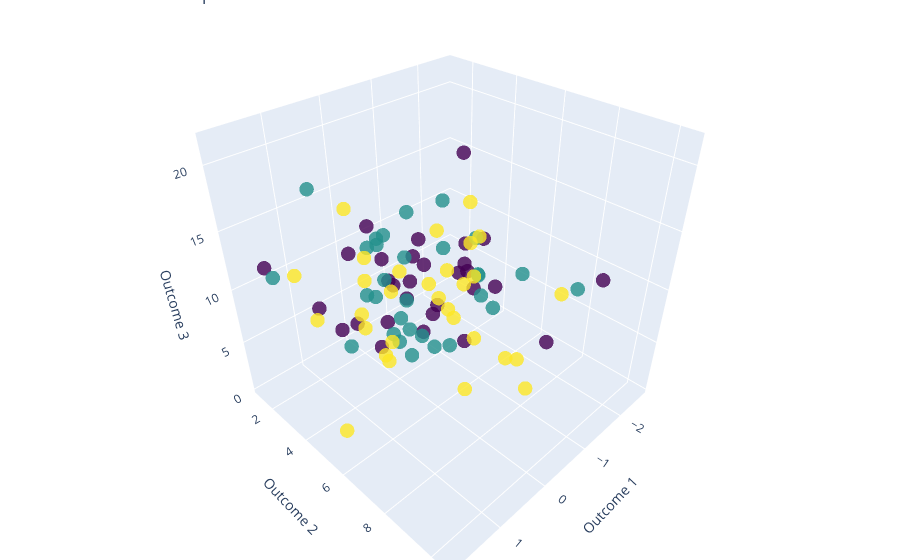

The notebook cell saved with this chart:
### Code cell
# 3D interactive scatter plot
fig = go.Figure()

factor1_ids = df['Factor1'].astype('category').cat.codes
factor2_ids = df['Factor2'].astype('category').cat.codes

fig.add_trace(go.Scatter3d(
    x=df['Outcome1'],
    y=df['Outcome2'],
    z=df['Outcome3'],
    mode='markers',
    marker=dict(
        size=5,
        color=factor1_ids,                
        colorscale='Viridis',             
        opacity=0.8
    ),
    text='Factor 1: ' + df['Factor1'] + ', Factor 2: ' + df['Factor2']  
))

fig.update_layout(
    title='3D Scatter Plot of Experimental Outcomes',
    scene=dict(
        xaxis_title='Outcome 1',
        yaxis_title='Outcome 2',
        zaxis_title='Outcome 3'
    ),
    margin=dict(l=0, r=0, b=0, t=0)
)

fig.show()

### Figure 1 — Plotly figure (JSON) as saved in the notebook; plotly's stock layout.template omitted (floating-point values rounded to 4 significant figures)
{"data": [{"marker": {"color": [0, 0, 0, 0, 0, 0, 0, 0, 0, 0, 0, 0, 0, 0, 0, 0, 0, 0, 0, 0, 0, 0, 0, 0, 0, 0, 0, 0, 0, 0, 1, 1, 1, 1, 1, 1, 1, 1, 1, 1, 1, 1, 1, 1, 1, 1, 1, 1, 1, 1, 1, 1, 1, 1, 1, 1, 1, 1, 1, 1, 2, 2, 2, 2, 2, 2, 2, 2, 2, 2, 2, 2, 2, 2, 2, 2, 2, 2, 2, 2, 2, 2, 2, 2, 2, 2, 2, 2, 2, 2], "colorscale": [[0, "#440154"], [0.1111, "#482878"], [0.2222, "#3e4989"], [0.3333, "#31688e"], [0.4444, "#26828e"], [0.5556, "#1f9e89"], [0.6667, "#35b779"], [0.7778, "#6ece58"], [0.8889, "#b5de2b"], [1, "#fde725"]], "opacity": 0.8, "size": 5}, "mode": "markers", "text": ["Factor 1: Level1, Factor 2: Duration 1", "Factor 1: Level1, Factor 2: Duration 1", "Factor 1: Level1, Factor 2: Duration 1", "Factor 1: Level1, Factor 2: Duration 1", "Factor 1: Level1, Factor 2: Duration 1", "Factor 1: Level1, Factor 2: Duration 1", "Factor 1: Level1, Factor 2: Duration 1", "Factor 1: Level1, Factor 2: Duration 1", "Factor 1: Level1, Factor 2: Duration 1", "Factor 1: Level1, Factor 2: Duration 1", "Factor 1: Level1, Factor 2: Duration 2", "Factor 1: Level1, Factor 2: Duration 2", "Factor 1: Level1, Factor 2: Duration 2", "Factor 1: Level1, Factor 2: Duration 2", "Factor 1: Level1, Factor 2: Duration 2", "Factor 1: Level1, Factor 2: Duration 2", "Factor 1: Level1, Factor 2: Duration 2", "Factor 1: Level1, Factor 2: Duration 2", "Factor 1: Level1, Factor 2: Duration 2", "Factor 1: Level1, Factor 2: Duration 2", "Factor 1: Level1, Factor 2: Duration 3", "Factor 1: Level1, Factor 2: Duration 3", "Factor 1: Level1, Factor 2: Duration 3", "Factor 1: Level1, Factor 2: Duration 3", "Factor 1: Level1, Factor 2: Duration 3", "Factor 1: Level1, Factor 2: Duration 3", "Factor 1: Level1, Factor 2: Duration 3", "Factor 1: Level1, Factor 2: Duration 3", "Factor 1: Level1, Factor 2: Duration 3", "Factor 1: Level1, Factor 2: Duration 3", "Factor 1: Level2, Factor 2: Duration 1", "Factor 1: Level2, Factor 2: Duration 1", "Factor 1: Level2, Factor 2: Duration 1", "Factor 1: Level2, Factor 2: Duration 1", "Factor 1: Level2, Factor 2: Duration 1", "Factor 1: Level2, Factor 2: Duration 1", "Factor 1: Level2, Factor 2: Duration 1", "Factor 1: Level2, Factor 2: Duration 1", "Factor 1: Level2, Factor 2: Duration 1", "Factor 1: Level2, Factor 2: Duration 1", "Factor 1: Level2, Factor 2: Duration 2", "Factor 1: Level2, Factor 2: Duration 2", "Factor 1: Level2, Factor 2: Duration 2", "Factor 1: Level2, Factor 2: Duration 2", "Factor 1: Level2, Factor 2: Duration 2", "Factor 1: Level2, Factor 2: Duration 2", "Factor 1: Level2, Factor 2: Duration 2", "Factor 1: Level2, Factor 2: Duration 2", "Factor 1: Level2, Factor 2: Duration 2", "Factor 1: Level2, Factor 2: Duration 2", "Factor 1: Level2, Factor 2: Duration 3", "Factor 1: Level2, Factor 2: Duration 3", "Factor 1: Level2, Factor 2: Duration 3", "Factor 1: Level2, Factor 2: Duration 3", "Factor 1: Level2, Factor 2: Duration 3", "Factor 1: Level2, Factor 2: Duration 3", "Factor 1: Level2, Factor 2: Duration 3", "Factor 1: Level2, Factor 2: Duration 3", "Factor 1: Level2, Factor 2: Duration 3", "Factor 1: Level2, Factor 2: Duration 3", "Factor 1: Level3, Factor 2: Duration 1", "Factor 1: Level3, Factor 2: Duration 1", "Factor 1: Level3, Factor 2: Duration 1", "Factor 1: Level3, Factor 2: Duration 1", "Factor 1: Level3, Factor 2: Duration 1", "Factor 1: Level3, Factor 2: Duration 1", "Factor 1: Level3, Factor 2: Duration 1", "Factor 1: Level3, Factor 2: Duration 1", "Factor 1: Level3, Factor 2: Duration 1", "Factor 1: Level3, Factor 2: Duration 1", "Factor 1: Level3, Factor 2: Duration 2", "Factor 1: Level3, Factor 2: Duration 2", "Factor 1: Level3, Factor 2: Duration 2", "Factor 1: Level3, Factor 2: Duration 2", "Factor 1: Level3, Factor 2: Duration 2", "Factor 1: Level3, Factor 2: Duration 2", "Factor 1: Level3, Factor 2: Duration 2", "Factor 1: Level3, Factor 2: Duration 2", "Factor 1: Level3, Factor 2: Duration 2", "Factor 1: Level3, Factor 2: Duration 2", "Factor 1: Level3, Factor 2: Duration 3", "Factor 1: Level3, Factor 2: Duration 3", "Factor 1: Level3, Factor 2: Duration 3", "Factor 1: Level3, Factor 2: Duration 3", "Factor 1: Level3, Factor 2: Duration 3", "Factor 1: Level3, Factor 2: Duration 3", "Factor 1: Level3, Factor 2: Duration 3", "Factor 1: Level3, Factor 2: Duration 3", "Factor 1: Level3, Factor 2: Duration 3", "Factor 1: Level3, Factor 2: Duration 3"], "type": "scatter3d", "x": [0.4967, -0.1383, 0.6477, 1.523, -0.2342, -0.2341, 1.579, 0.7674, -0.4695, 0.5426, -0.4634, -0.4657, 0.242, -1.913, -1.725, -0.5623, -1.013, 0.3142, -0.908, -1.412, 1.466, -0.2258, 0.06753, -1.425, -0.5444, 0.1109, -1.151, 0.3757, -0.6006, -0.2917, -0.6017, 1.852, -0.0135, -1.058, 0.8225, -1.221, 0.2089, -1.96, -1.328, 0.1969, 0.7385, 0.1714, -0.1156, -0.3011, -1.479, -0.7198, -0.4606, 1.057, 0.3436, -1.763, 0.3241, -0.3851, -0.6769, 0.6117, 1.031, 0.9313, -0.8392, -0.3092, 0.3313, 0.9755, -0.4792, -0.1857, -1.106, -1.196, 0.8125, 1.356, -0.07201, 1.004, 0.3616, -0.6451, 0.3614, 1.538, -0.03583, 1.565, -2.62, 0.8219, 0.08705, -0.299, 0.09176, -1.988, -0.2197, 0.3571, 1.478, -0.5183, -0.8085, -0.5018, 0.9154, 0.3288, -0.5298, 0.5133], "y": [5.194, 6.937, 3.596, 4.345, 4.216, 2.073, 5.592, 5.522, 5.01, 4.531, 2.169, 4.159, 4.315, 3.395, 4.677, 5.808, 8.772, 5.349, 5.515, 4.851, 1.162, 4.947, 5.12, 9.926, 4.615, 5.603, 4.931, 2.663, 7.286, 6.504, 6.582, 3.181, 7.806, 2.196, 6.174, 9.381, 3.019, 3.867, 5.199, 3.993, 1.899, 5.137, 2.875, 5.947, 3.161, 8.1, 3.433, 4.356, 6.627, 2.538, 5.455, 7.614, 1.785, 5.369, 5.52, 6.564, 2.526, 2.359, 6.044, 5.594, 5.501, 5.693, 3.64, 5.465, 5.586, 3.571, 8.732, 5.948, 2.617, 6.313, 3.051, 6.574, 7.317, 3.359, 6.927, 5.826, 6.644, 8.794, 4.509, 3.493, 3.221, 3.368, 4.846, 5.682, 5.553, 6.654, 5.026, 7.907, 4.471, 10.44], "z": [11.88, 7.429, 6.787, 11.45, 9.33, 12.14, 11.42, 9.782, 7.46, 5.455, 8.66, 12.57, 10.64, 6.263, 10.52, 11.16, 7.348, 10.46, 10.17, 6.571, 11.07, 11.68, 13.25, 13.16, 5.867, 7.187, 11.55, 11.54, 11.55, 21.56, 11.71, 13.41, 12.86, 11.95, 9.054, 12.28, 7.682, 9.29, 8.544, 10.25, 16.94, 4.398, 12.06, 5.162, 8.584, 13.27, 10.19, 6.767, 7.854, 12.04, 7.809, 10.65, 10.14, 8.045, 16.43, 11.9, 3.925, 10.56, 8.015, 12.56, 7.622, 9.656, 11.51, 12.6, 6.399, 8.996, 8.575, 8.04, 15.3, 11.21, 6.217, 12.75, 16.37, 13.1, 5.442, 8.547, 13.8, 7.877, 11.33, 12.32, 7.219, 9.821, 0.2762, 6.927, 9.242, 6.257, 14.9, 5.71, 8.68, 10.39]}], "layout": {"margin": {"b": 0, "l": 0, "r": 0, "t": 0}, "scene": {"xaxis": {"title": {"text": "Outcome 1"}}, "yaxis": {"title": {"text": "Outcome 2"}}, "zaxis": {"title": {"text": "Outcome 3"}}}, "title": {"text": "3D Scatter Plot of Experimental Outcomes"}}}
